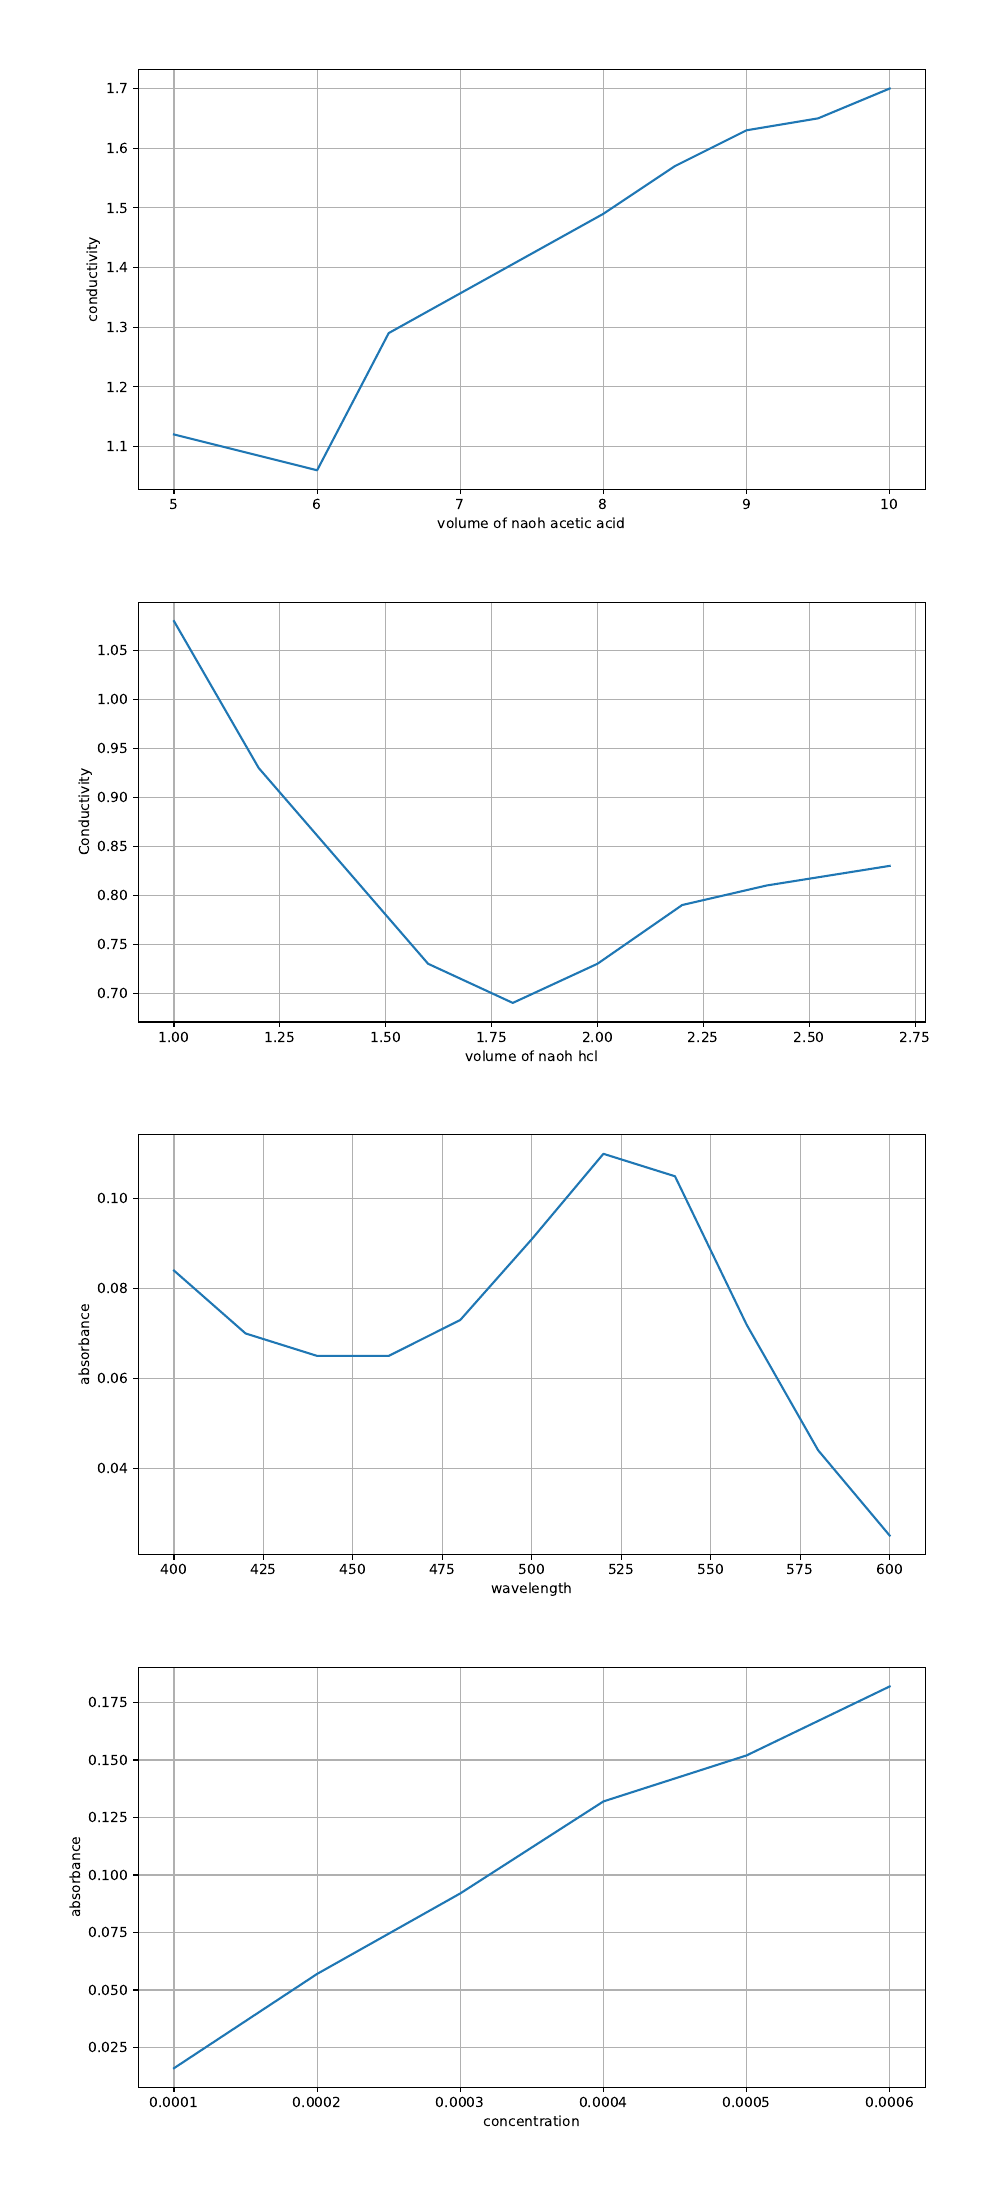

This chart was generated by the following Python code:
import numpy as np
import matplotlib.pyplot as plt

fig, (ax1, ax2,ax3, ax4) = plt.subplots(4, 1, figsize=(10,22))
                                            # gridspec_kw={'hspace': 0.4, 'wspace': 0.4})

x = np.array([5.0, 5.5,6.0,6.5,8.0,8.5,9.0,9.5,10.0])
y = np.array([1.12,1.09,1.06,1.29,1.49,1.57,1.63,1.65,1.70])

ax1.plot(x, y)
ax1.set_xlabel("volume of naoh acetic acid")
ax1.set_ylabel("conductivity")
ax1.grid()


x = np.array([1.00,1.20,1.60,1.80,2.00,2.20,2.40,2.69])
y = np.array([1.08,0.93,0.73,0.69,0.73,0.79,0.81,0.83])
ax2.plot(x,y)
ax2.set_xlabel("volume of naoh hcl")
ax2.set_ylabel("Conductivity")
ax2.grid()

x = np.array([400,420,440,460,480,500,520,540,560,580,600])
y = np.array([0.084,0.070,0.065,0.065,0.073,0.091,0.110,0.105,0.072,0.044,0.025])

ax3.plot(x, y)
ax3.set_xlabel("wavelength")
ax3.set_ylabel("absorbance")
ax3.grid()
x = np.array([0.0001,0.0002,0.0003,0.0004,0.0005,0.0006])
y = np.array([0.016,0.057,0.092,0.132,0.152,0.182])

ax4.plot(x,y)
ax4.set_xlabel("concentration")
ax4.set_ylabel("absorbance")
ax4.grid()
fig.tight_layout(pad=5.0)
plt.show()
plt.savefig("chemprac.pdf")
